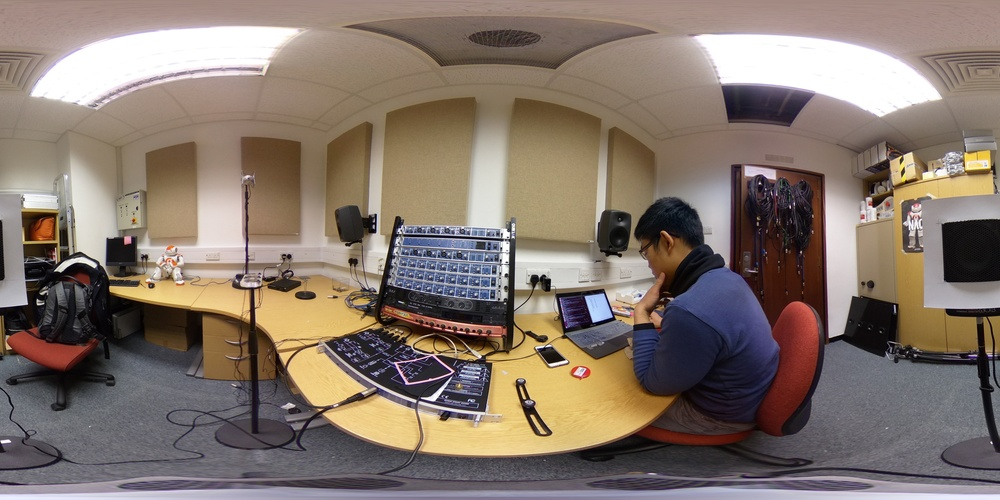
#> input picture src/180 degrees at 30cm.jpg, 1000 x 500 px, shrunk from 5376 x 2688 before the run, given in place of the camera
$ python speaker_detection2.py   (older library calls are emulated)
#> lines starting #> are read from the running program, lines starting #| are printed output that depends on the picture; after the words box and inside, x2 and y2 are one past the last pixel; in counts of white or black regions, pixels touching at a corner belong together
import numpy as np
import cv2

# User defined variables
font = cv2.FONT_HERSHEY_SIMPLEX

cap = cv2.VideoCapture(0)

# Convert ranges into arrays for masking

while (True):
	ret, original_frame = cap.read()
#> original_frame is the input picture: shape (500, 1000, 3); mean B, G, R 108.2, 118.3, 132.6

	# Status and printouts
	detected_status = "No Speaker Detected"
	aspect_ratio_text = "Aspect Ratio Unavailable"
	size_text = "Size Unavailable"
	position_text = "Position Unavailable"

	# Image Processing
	blurred = cv2.GaussianBlur(original_frame,(5,5),0)

	edged = cv2.Canny(blurred, 50, 150)
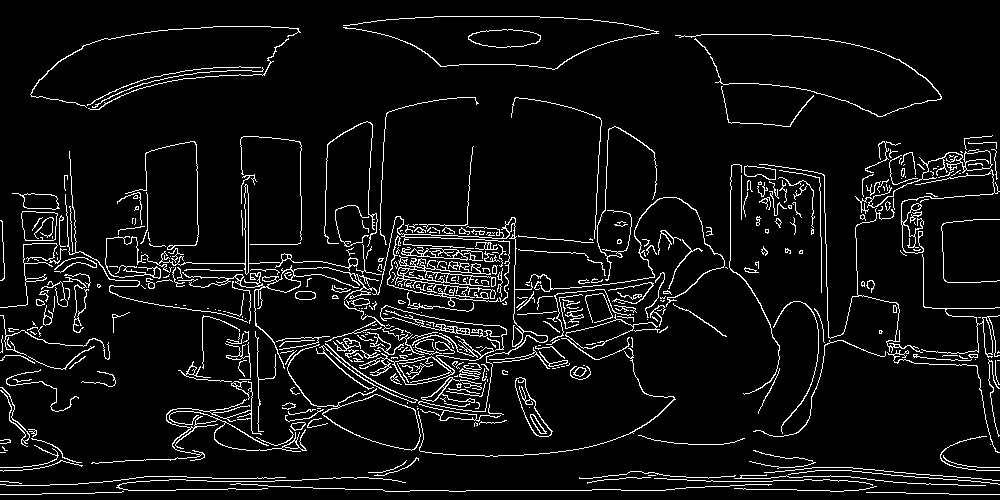
#> edged: shape (500, 1000); 6.6% white in thin lines or dots
	edged = cv2.dilate(edged, None, iterations=1)
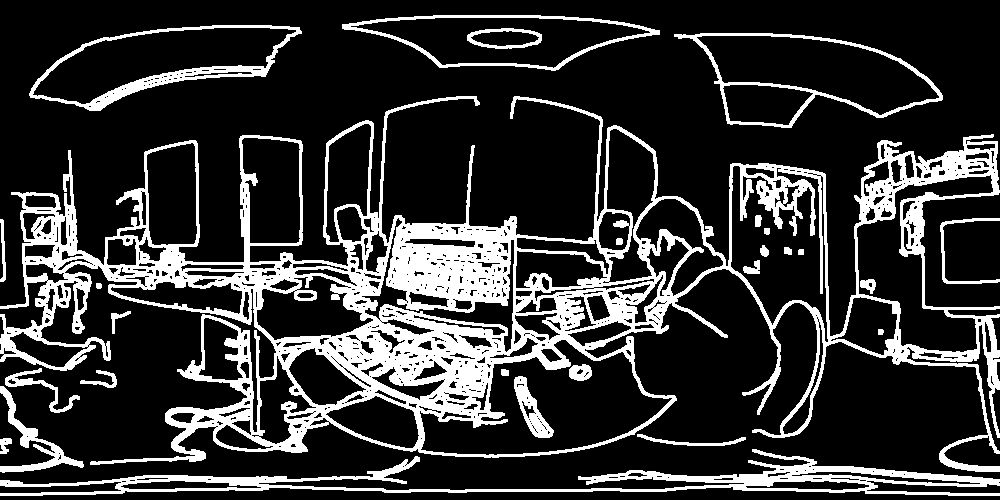
#> edged: shape (500, 1000); 20.3% white; 27 white regions, largest, box (x1, y1, x2, y2) and area: (0, 96, 1000, 472) 77608, (0, 449, 1000, 496) 9768, (29, 25, 302, 111) 3336
	edged = cv2.erode(edged, None, iterations=1)
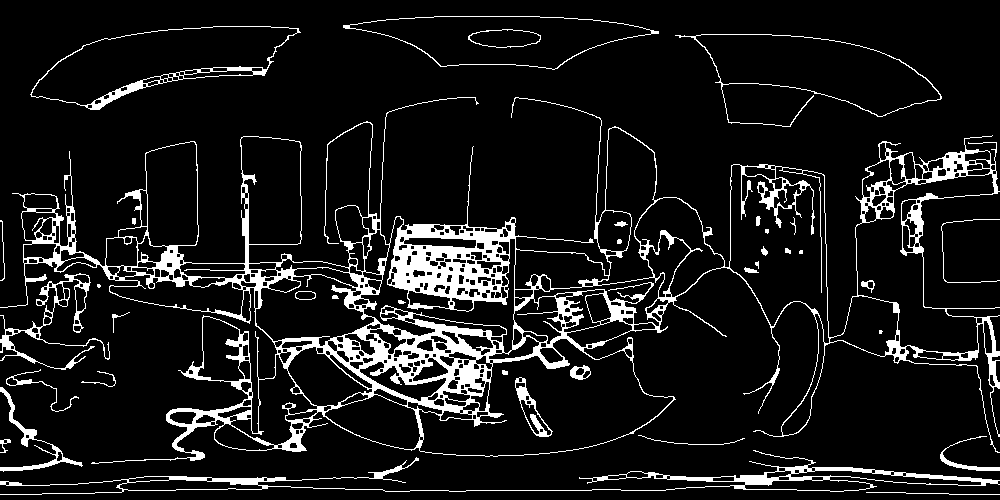
#> edged: shape (500, 1000); 9.9% white; 37 white regions (5 under 20 px)

	# Find Contours
	output, contours, hierarchy = cv2.findContours(
											edged,
											cv2.RETR_EXTERNAL,
											cv2.CHAIN_APPROX_SIMPLE
											)
#> contours = 18 contours, 8 with area under 20; largest, box (x1, y1, x2, y2) and area: (0, 97, 1000, 464) 151588, (30, 26, 301, 110) 12264, (675, 34, 942, 127) 11454, (343, 16, 659, 70) 9917, (0, 450, 1000, 495) 6130

	# Sort contours with the 5 largest areas
	contours = sorted(contours, key = cv2.contourArea, reverse= True)[:5]
#> contours = 5 contours; box (x1, y1, x2, y2) and area: (0, 97, 1000, 464) 151588, (30, 26, 301, 110) 12264, (675, 34, 942, 127) 11454, (343, 16, 659, 70) 9917, (0, 450, 1000, 495) 6130

	# Loop over contours to find appropriate
	for c in contours:
		perimeter = cv2.arcLength(c, True)
		epsilon = 0.05*perimeter # Larger value allows for higher tolerances for bad shapes
		approx = cv2.approxPolyDP(c, epsilon, True)

		if len(approx) >= 4 and len(approx) <= 6: # Checks for number of vertices
		# Due to gaussian and motion blur, although looking for a square, may not actually get a square
			(x,y,w,h) = cv2.boundingRect(approx)
			aspect_ratio = w/float(h)

			area = cv2.contourArea(c)
			hullArea = cv2.contourArea(cv2.convexHull(c))
			solidity = area/float(hullArea)
			M = cv2.moments(c)

			# Calculate Center of Contour/Speaker's Position in Pixels
			if M['m00']!=0:
				cX = int(M['m10']/M['m00'])
				cY = int(M['m01']/M['m00'])
			else:
				cX, cY = 0, 0

			# To Calibrate:
			# https://docs.opencv.org/trunk/da/dc1/tutorial_js_contour_properties.html
			keepSolidity = solidity > 0.9
			keepDims = w > 50 and h > 50 # Speaker should be larger than 50x50 pixels in room
			keepAspectRatio = aspect_ratio >= 0.8 and aspect_ratio <=1.2 # Approximately square
			speakerPosition = cX, cY

			if keepAspectRatio and keepSolidity and keepDims:
				cv2.drawContours(original_frame, [approx], -1, (0,0,255),2)
				detected_status = "Speaker Detected"
				aspect_ratio_text = "Aspect Ratio: " + str(aspect_ratio)
				size_text = "Area: " + str(area)
				position_text = "Speaker Position: " + str(speakerPosition)
				cv2.putText(original_frame, "x", speakerPosition, font, 0.5, (0, 255, 0), 1)
#> this loop made 5 passes
#> (perimeter, epsilon, approx, x, y, w, h, aspect_ratio) on pass 2: (637.1, 31.85, [[300, 32], [104, 38], [30, 94], [264, 75]], 30, 32, 271, 63, 4.3)
#> (perimeter, epsilon, approx) on passes 1, 3, 4, 5: (10127.6, 506.4, [[12, 193], [999, 452]]), (917.1, 45.86, [[675, 35], [731, 123], [941, 98]]), (677.9, 33.9, [[343, 25], [552, 69], [658, 33]]), (3457.4, 172.9, [[999, 480], [0, 494]])

	# Display
	cv2.putText(original_frame, detected_status, (20,30), font, 0.5,(0,0,255), 1)
	cv2.putText(original_frame, aspect_ratio_text, (20,60), font, 0.5,(255,0,0), 1)
	cv2.putText(original_frame, size_text, (20, 90), font, 0.5, (0, 255, 0), 1)
	cv2.putText(original_frame, position_text, (20, 120), font, 0.5, (255, 255, 255), 1)
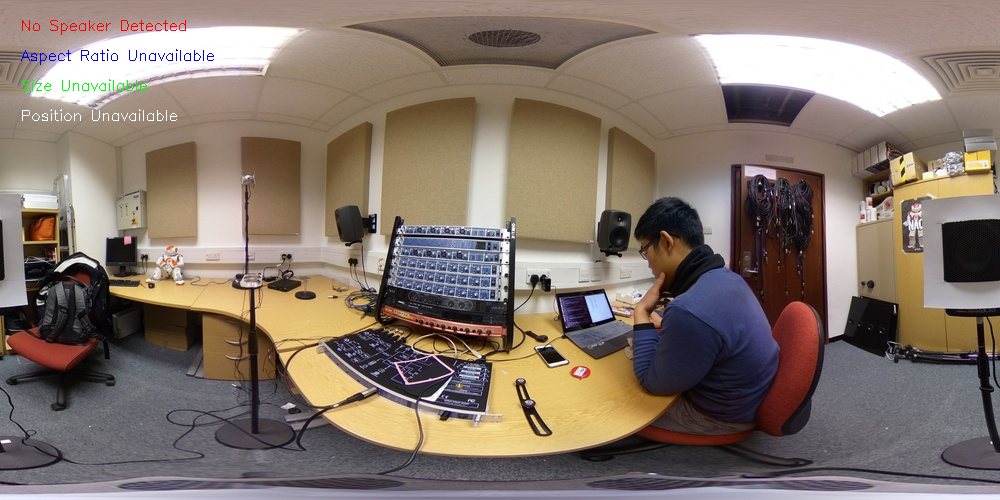
#> original_frame: shape (500, 1000, 3); mean B, G, R 108.1, 118, 132.4

	cv2.imshow('Original', original_frame)
	cv2.imshow('Edged', edged)

	if cv2.waitKey(1) & 0xFF == ord('q'):
#> (key q is pressed here)
		break

cap.release()
cv2.destroyAllWindows()

$ run again, on src/R0010039.JPG
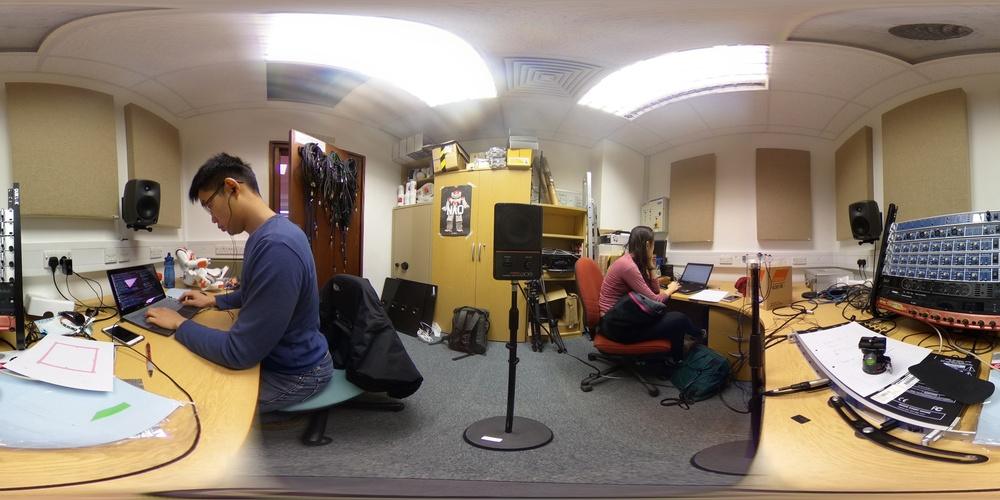
#> input picture src/R0010039.JPG, 1000 x 500 px, shrunk from 5376 x 2688 before the run, given in place of the camera
#> original_frame is the input picture: shape (500, 1000, 3); mean B, G, R 112.3, 126, 139.3
#> `edged = cv2.erode(edged, None, iterations=1)`:
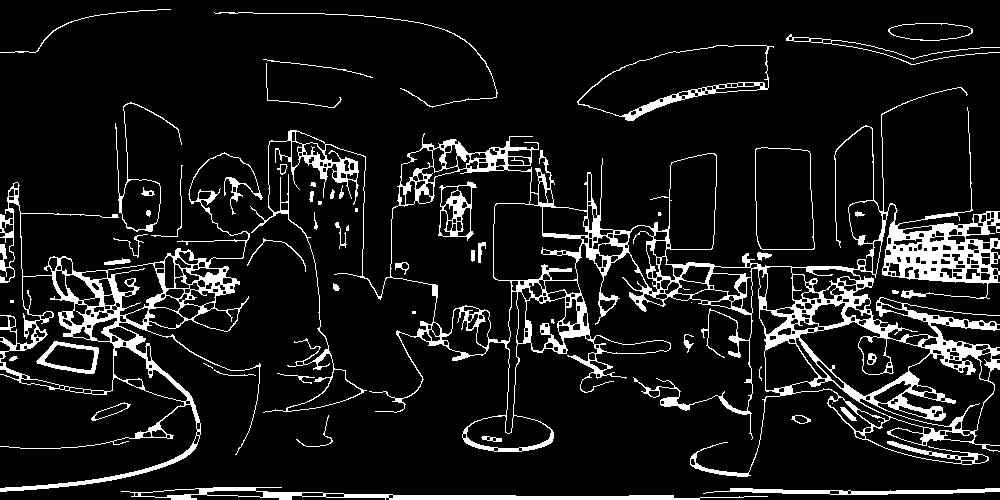
#> edged: shape (500, 1000); 10% white; 58 white regions (13 under 20 px)
#> `output, contours, hierarchy = cv2.findContours( edged, cv2.RETR_EXTERN..`: contours = 42 contours, 20 with area under 20; largest, box (x1, y1, x2, y2) and area: (250, 87, 1000, 477) 88701, (0, 152, 263, 492) 23656, (577, 45, 774, 121) 8279, (755, 147, 815, 250) 5596, (121, 487, 768, 500) 2482
#> `contours = sorted(contours, key = cv2.contourArea, reverse= True)[:5]`: contours = 5 contours; box (x1, y1, x2, y2) and area: (250, 87, 1000, 477) 88701, (0, 152, 263, 492) 23656, (577, 45, 774, 121) 8279, (755, 147, 815, 250) 5596, (121, 487, 768, 500) 2482
#> the loop `for c in contours:` made 5 passes
#> (perimeter, epsilon, approx, x, y, w, h, aspect_ratio) on pass 4: (311.5, 15.57, [[756, 148], [760, 248], [813, 249], [809, 151]], 756, 148, 58, 102, 0.569)
#> `cv2.putText(original_frame, position_text, (20, 120), font, 0.5, (255,..`:
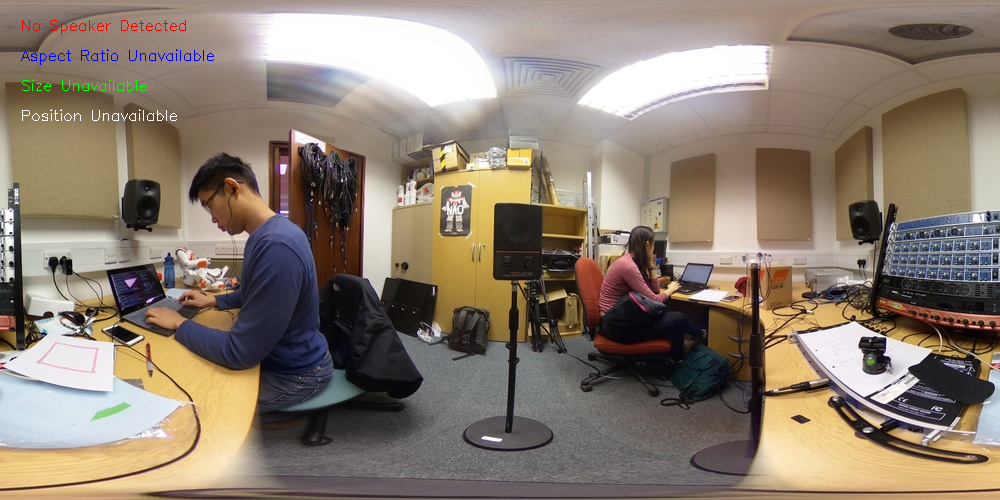
#> original_frame: shape (500, 1000, 3); mean B, G, R 112.4, 126, 139.3

$ run again, on src/source_img.jpg
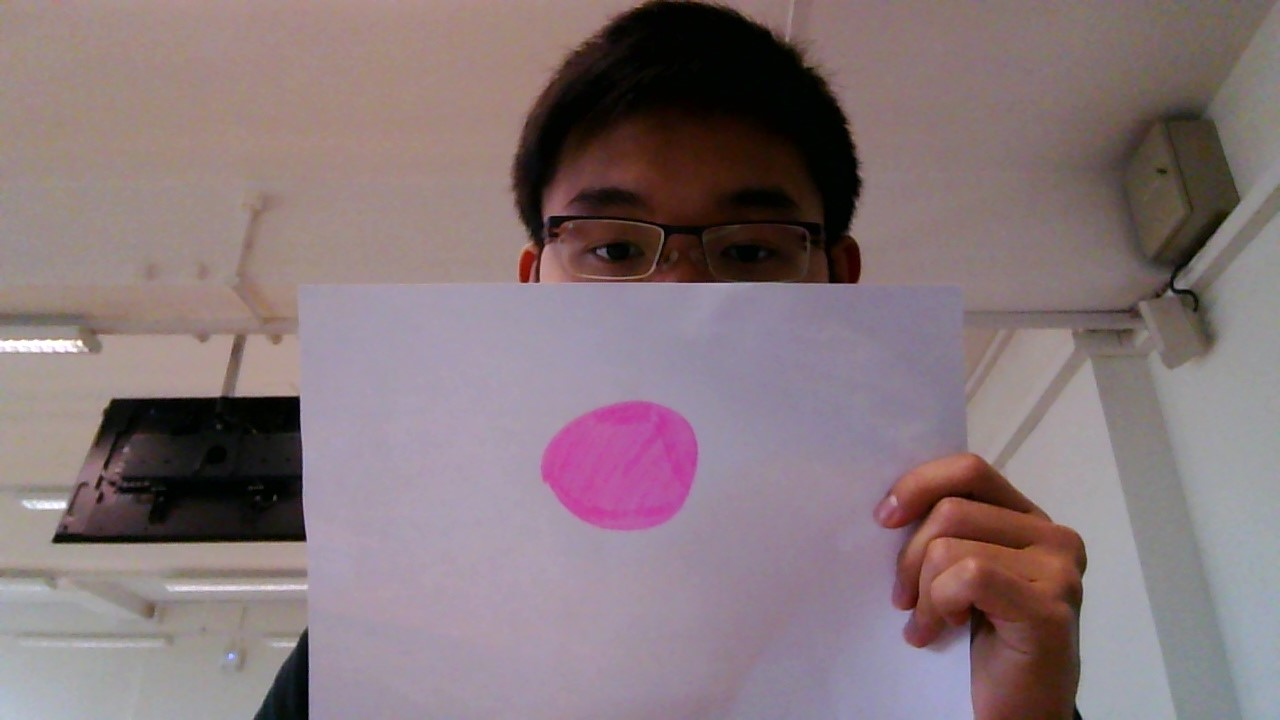
#> input picture src/source_img.jpg, 1280 x 720 px, given in place of the camera
#> original_frame is the input picture: shape (720, 1280, 3); mean B, G, R 122, 118.3, 134.8
#> `edged = cv2.erode(edged, None, iterations=1)`:
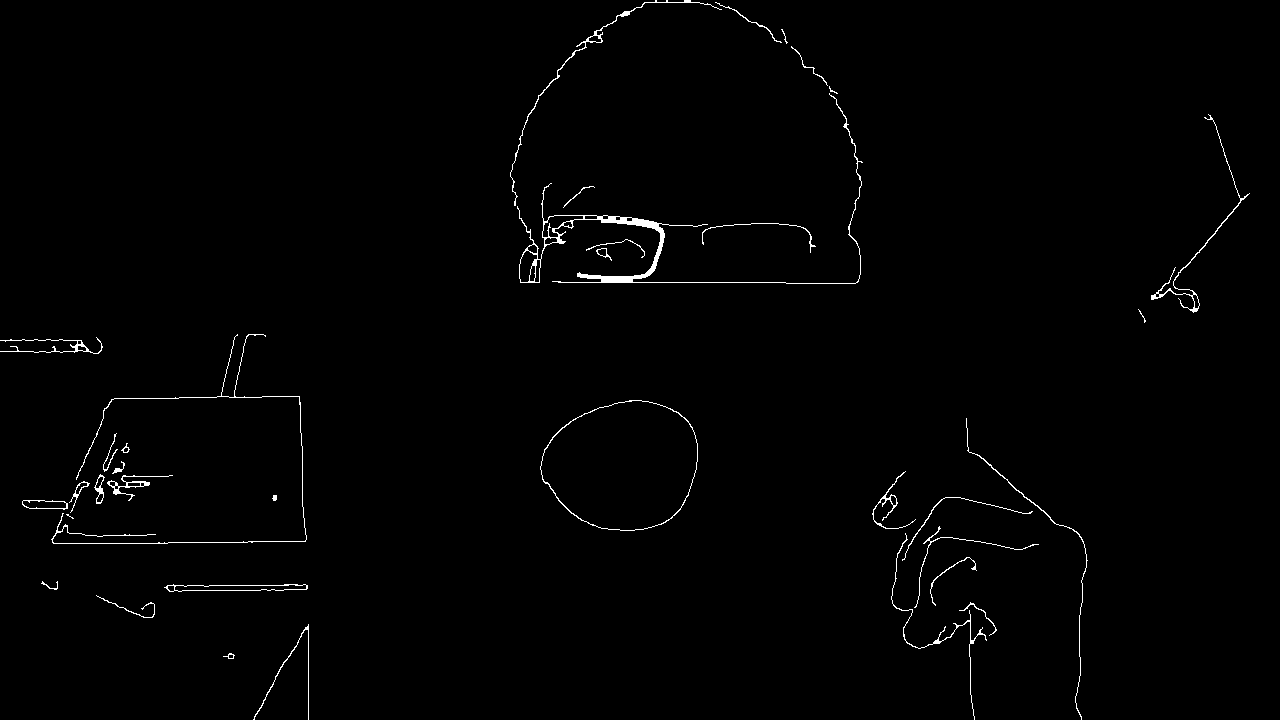
#> edged: shape (720, 1280); 0.96% white in thin lines or dots
#> `output, contours, hierarchy = cv2.findContours( edged, cv2.RETR_EXTERN..`: contours = 36 contours, 9 with area under 20; largest, box (x1, y1, x2, y2) and area: (540, 400, 698, 531) 15777, (517, 93, 863, 284) 2280, (164, 584, 308, 592) 688, (22, 500, 68, 510) 324, (510, 0, 722, 206) 250
#> `contours = sorted(contours, key = cv2.contourArea, reverse= True)[:5]`: contours = 5 contours; box (x1, y1, x2, y2) and area: (540, 400, 698, 531) 15777, (517, 93, 863, 284) 2280, (164, 584, 308, 592) 688, (22, 500, 68, 510) 324, (510, 0, 722, 206) 250
#> the loop `for c in contours:` made 5 passes
#> (perimeter, epsilon, approx, x, y, w, h, aspect_ratio) on passes 2, 4, 5: (2021.4, 101.1, [[836, 99], [855, 283], [520, 282], [857, 282]], 520, 99, 338, 185, 1.83), (103, 5.15, [[22, 501], [29, 508], [67, 508], [64, 501]], 22, 501, 46, 8, 5.75), (797, 39.85, [[721, 9], [577, 45], [514, 205], [597, 30]], 514, 9, 208, 197, 1.06)
#> `cv2.putText(original_frame, aspect_ratio_text, (20,60), font, 0.5,(255..`:
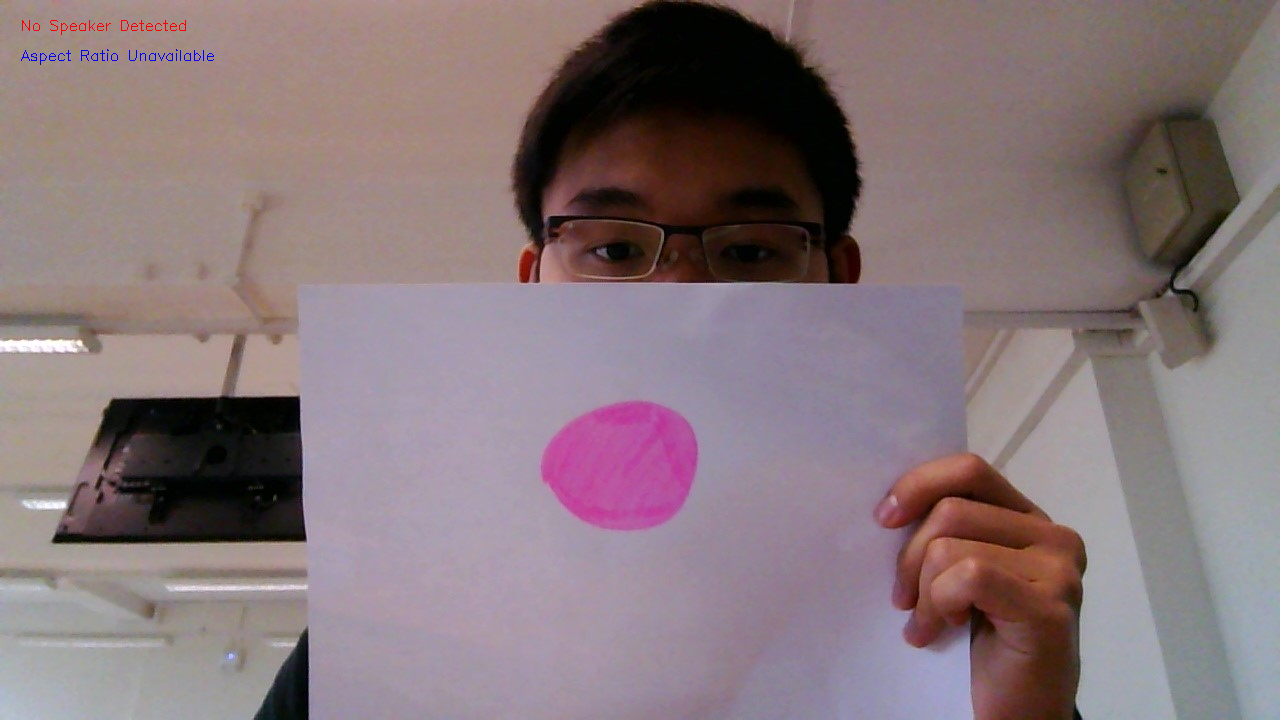
#> original_frame: shape (720, 1280, 3); mean B, G, R 122, 118.1, 134.8
